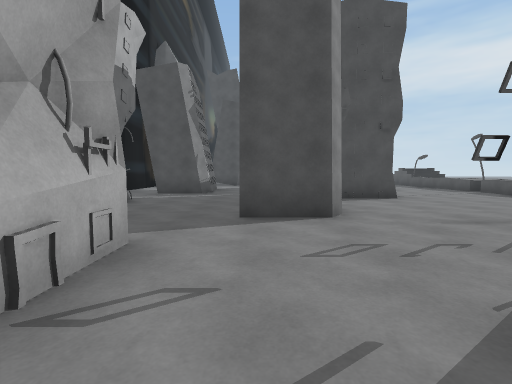
view 1 (above)

19 first-person views from a walk through a scene from a Unity 3-D project. The camera is 1.3 m above the floor, tilts 4° down and sees 85° across. The floor is counted in squares, 2 m on a side. Each view is taken from the middle of a square. On the plan, view 1 faces up. The plan holds only what a view shows up to about 9 squares ahead; the rest is blank. The place goes on beyond the plan.

view 2
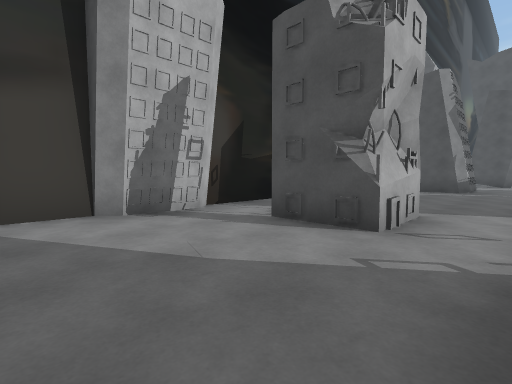

view 3
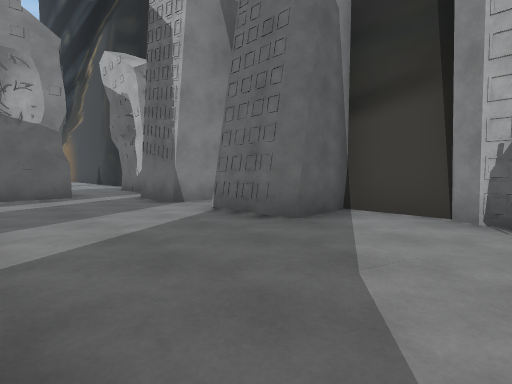

view 4
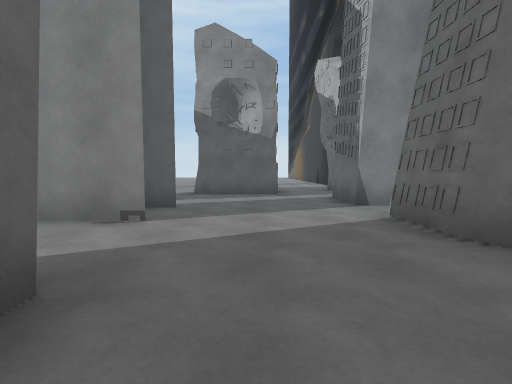

view 5
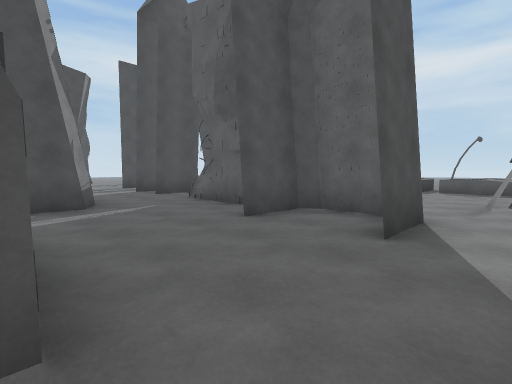

view 6
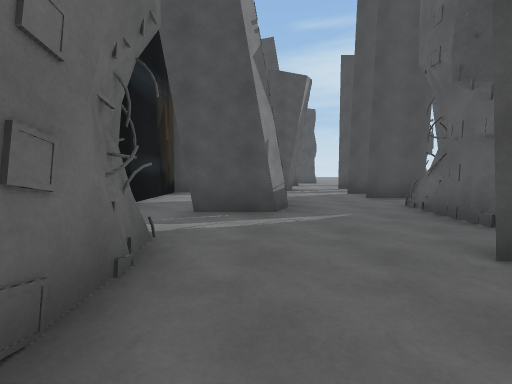

view 7
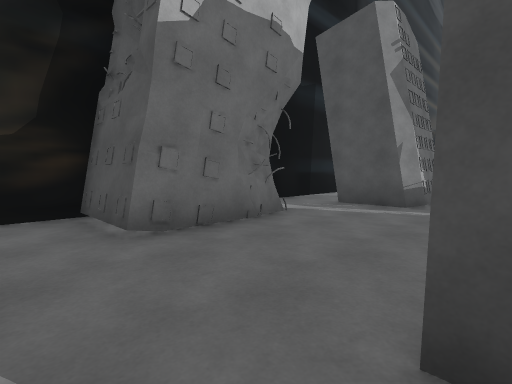

view 8
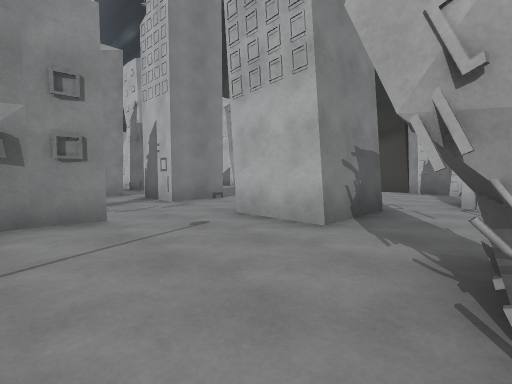

view 9
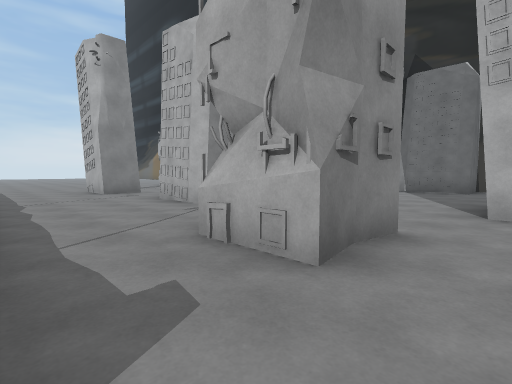

view 10
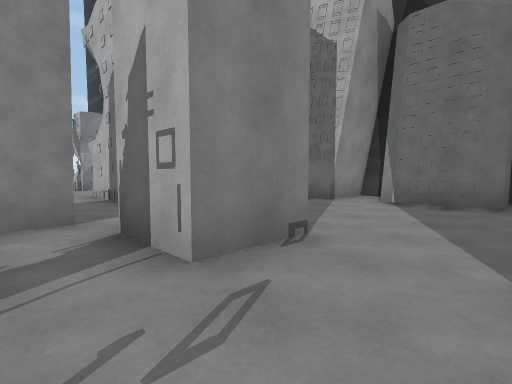

view 11
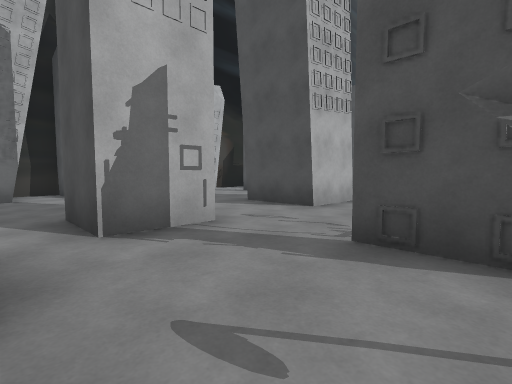

view 12
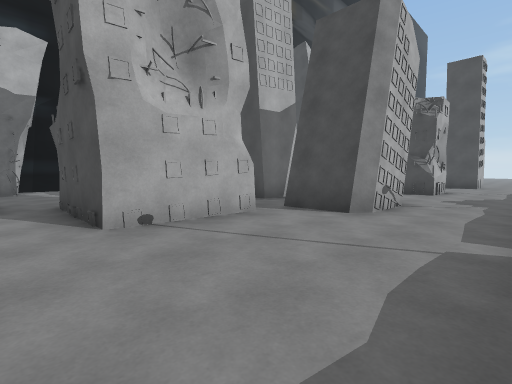

view 13
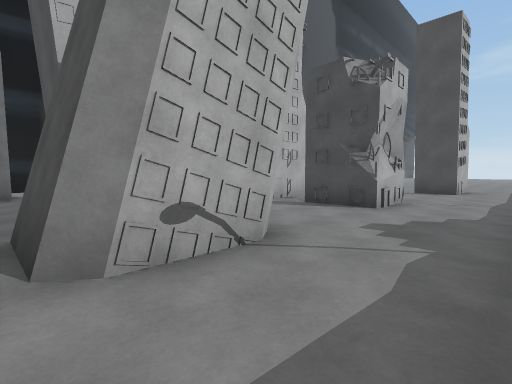

view 14
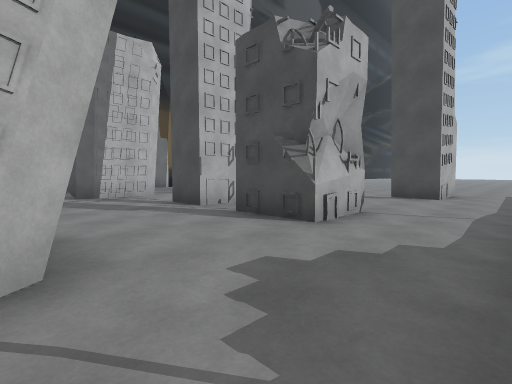

view 15
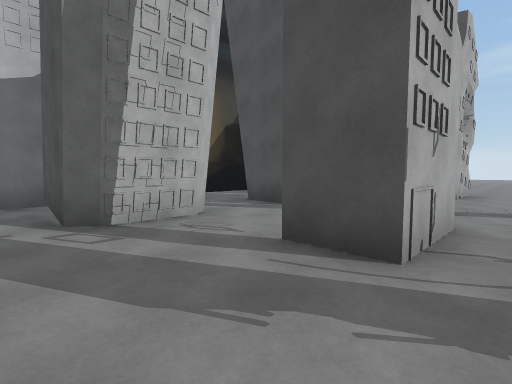

view 16
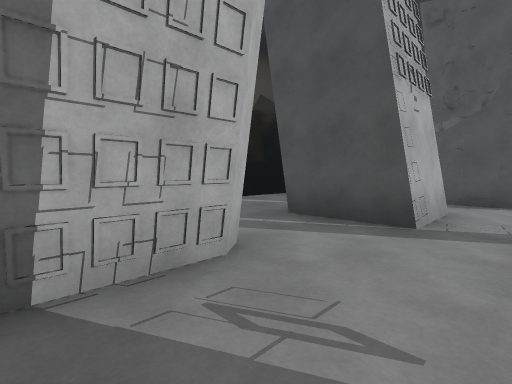

view 17
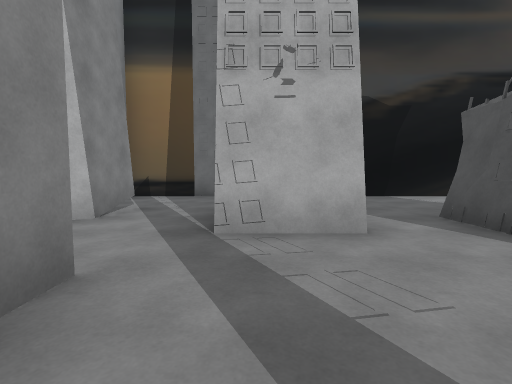

view 18
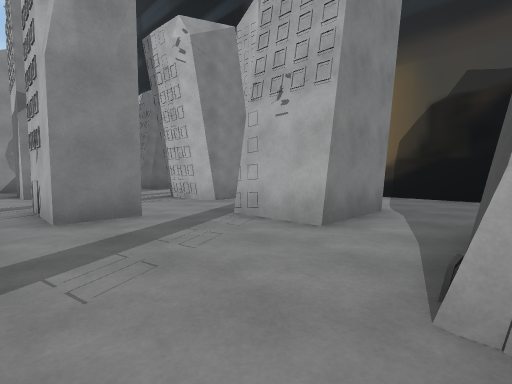

view 19
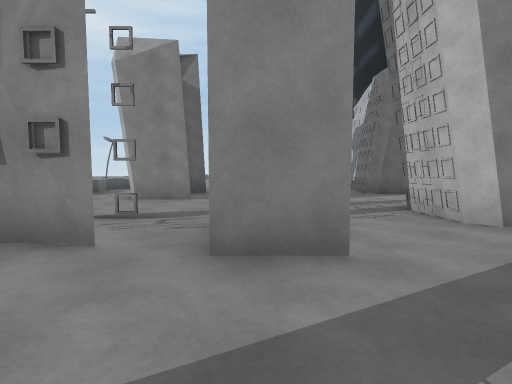

### Floor plan
Key: @ floor where view 1 was taken; # wall or solid block; . floor; = window, fence, low wall or low ledge; ^ raised ledge.
Columns run from 5 left of view 1 to 9 right of it. Each row starts with its distance up from view 1.
 22 #..   #..
 21 #...###...#..
 20 #.........#..
 19 #..###.......
 18 #..###.......
 17 #........#..
 16 #..##..#..#..
 15 # ..#....##..
 14 ##.##........
 13 ##..........
 12 #. ...##.##..
 11 #. #..##..#..
 10 #..#=....##..
  9 #.##=.###....^
  8 #.....###....^
  7 ##....###....
  6  ##..##......
  5   #...#......^
  4 ###..##......^^
  3 #.......#...
  2 #..#....#..
  1 ##.........
  0  #...@##...
 -1 ##....##.....
 -2 ##.......##.
 -3 ###.......#.
 -4 ###...##.##..
 -5 #.....##.....
 -6 ###.....##...
 -7   #..... #..
 -8   ..##.. #...
 -9  #.. #.......
-10      #. .....
-11          #..
-12           ..

Where each view was taken, in squares from view 1:
view 1: 0 up, 0 right, facing up
view 2: 2 down, 0 right, facing up-left
view 3: 0 up, 0 right, facing down-left
view 4: 0 up, 1 left, facing down
view 5: 3 up, 3 left, facing up-right
view 6: 4 up, 2 left, facing up
view 7: 3 up, 0 right, facing up-left
view 8: 2 up, 5 right, facing down-left
view 9: 1 down, 7 right, facing down-left
view 10: 2 down, 3 right, facing down-left
view 11: 6 down, 5 right, facing up-left
view 12: 6 up, 7 right, facing up-left
view 13: 10 up, 7 right, facing up-left
view 14: 12 up, 7 right, facing up-left
view 15: 13 up, 3 right, facing up-left
view 16: 14 up, 1 right, facing up-left
view 17: 18 up, 3 right, facing left
view 18: 21 up, 3 right, facing down-left
view 19: 19 up, 2 right, facing down
